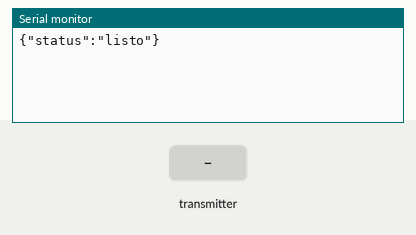
Recording of a sketch running on a simulated ESP32. On the bench: the last lines printed to the serial monitor. The inputs (shaded band) are chosen by the test bench.

Above: at 1.2 s.
1.3 s: the transmitter starts sending lectura_ok = 1
At 1.66 s:
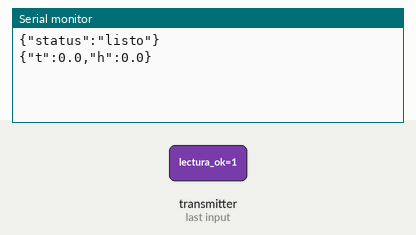
3.3 s: the transmitter starts sending temperatura = 25
At 3.66 s:
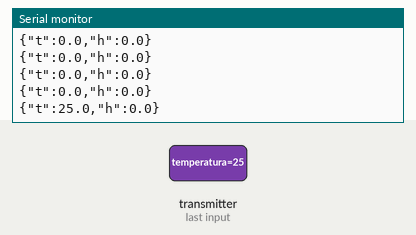
4.8 s: the transmitter starts sending humedad = 25
At 5.16 s:
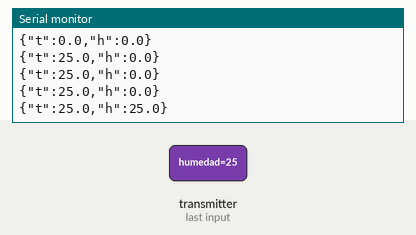
6.3 s: the transmitter starts sending temperatura = 0
At 6.66 s:
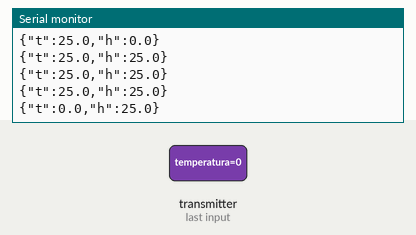
7.8 s: the transmitter starts sending humedad = 50
At 8.16 s:
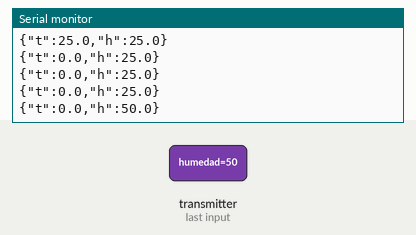
Timing chart, 0 to 10.3 s (numbered marks = the images above; inputs shaded):
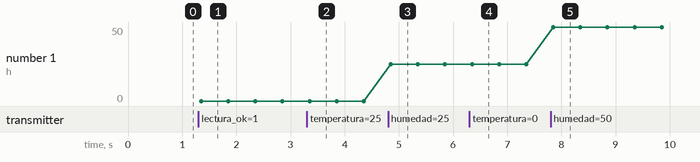

The sketch:

ESP32_Receptor.ino
```cpp
#include <esp_now.h>
#include <WiFi.h>

typedef struct {
  float temperatura;
  float humedad;
  bool  lectura_ok;
} SensorData;

void onDataRecv(const esp_now_recv_info_t *info, const uint8_t *data, int len) {
  if (len != sizeof(SensorData)) return;

  SensorData d;
  memcpy(&d, data, sizeof(d));

  if (d.lectura_ok) {
    // envia un JSON por el puerto serial y lo lee el dashboard.html
    // formato a leer: {"t":25.3,"h":60.1} ; donde t es temperatura(C) y h es humedad(%)
    Serial.print("{\"t\":");
    Serial.print(d.temperatura, 1);
    Serial.print(",\"h\":");
    Serial.print(d.humedad, 1);
    Serial.println("}");
  }
}

void setup() {
  Serial.begin(115200);

  WiFi.mode(WIFI_STA);
  WiFi.disconnect();

  if (esp_now_init() != ESP_OK) {
    Serial.println("{\"error\":\"ESP-NOW init failed\"}");
    return;
  }

  esp_now_register_recv_cb(onDataRecv);

  Serial.println("{\"status\":\"listo\"}");
}

void loop() {
  delay(100);
}
```

Measured:
- after the input at 1.3 s, the serial monitor: prints a new line after 0.05 s (image 1)
- after the input at 3.3 s, the serial monitor: prints a new line after 0.05 s (image 2)
- after the input at 4.8 s, the serial monitor: prints a new line after 0.05 s (image 3)
- after the input at 6.3 s, the serial monitor: prints a new line after 0.05 s (image 4)
- after the input at 7.8 s, the serial monitor: prints a new line after 0.05 s (image 5)
- plotted number 1: 25 → 50 after the input at 7.8 s
